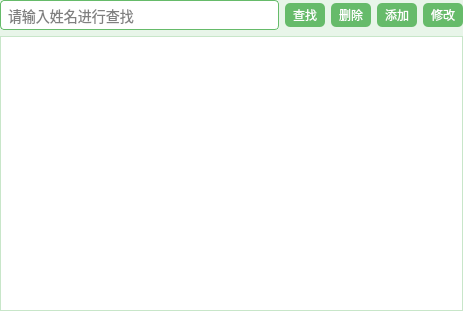
<?xml version="1.0" encoding="UTF-8"?>
<ui version="4.0">
 <class>PatientView</class>
 <widget class="QWidget" name="PatientView">
  <property name="geometry">
   <rect>
    <x>0</x>
    <y>0</y>
    <width>463</width>
    <height>311</height>
   </rect>
  </property>
  <property name="windowTitle">
   <string>病人管理</string>
  </property>
  <property name="styleSheet">
   <string notr="true">
        /* 界面背景颜色 */
        QWidget {
            background-color: #E8F5E9;  /* 浅绿色背景 */
        }

        /* 搜索框样式 */
        QLineEdit {
            background-color: #FFFFFF;  /* 白色背景 */
            border: 1px solid #66BB6A;  /* 绿色边框 */
            border-radius: 4px;         /* 圆角 */
            padding: 5px;               /* 内边距 */
            font-size: 14px;            /* 字体大小 */
            min-width: 150px;           /* 最小宽度 */
        }

        /* 按钮样式 */
        QPushButton {
            background-color: #66BB6A;  /* 绿色背景 */
            color: white;               /* 白色字体 */
            border: none;               /* 无边框 */
            border-radius: 5px;         /* 圆角 */
            padding: 3px 8px;          /* 内边距 */
            font-size: 12px;            /* 字体大小 */
        }

        /* 按钮悬停样式 */
        QPushButton:hover {
            background-color: #4CAF50;  /* 深绿色背景 */
        }

        /* 按钮按下样式 */
        QPushButton:pressed {
            background-color: #388E3C;  /* 更深的绿色背景 */
        }

        /* 表格样式 */
        QTableView {
            background-color: #FFFFFF;  /* 表格背景色为白色 */
            border: 1px solid #C8E6C9;  /* 边框为浅绿色 */
            selection-background-color: #66BB6A; /* 选中行背景为绿色 */
            font-size: 12px;            /* 字体大小 */
        }

        /* 表格头部样式 */
        QTableView::horizontalHeader {
            background-color: #66BB6A;  /* 头部背景色为绿色 */
            color: white;               /* 白色字体 */
        }

        /* 表格单元格的选中效果 */
        QTableView::item:selected {
            background-color: #A5D6A7;  /* 选中单元格的背景色 */
        }

</string>
  </property>
  <layout class="QGridLayout" name="gridLayout">
   <property name="leftMargin">
    <number>0</number>
   </property>
   <property name="topMargin">
    <number>0</number>
   </property>
   <property name="rightMargin">
    <number>0</number>
   </property>
   <property name="bottomMargin">
    <number>0</number>
   </property>
   <property name="spacing">
    <number>6</number>
   </property>
   <item row="0" column="0">
    <layout class="QHBoxLayout" name="horizontalLayout_2">
     <item>
      <widget class="QLineEdit" name="txtSearch">
       <property name="placeholderText">
        <string>请输入姓名进行查找</string>
       </property>
      </widget>
     </item>
     <item>
      <layout class="QHBoxLayout" name="horizontalLayout">
       <item>
        <widget class="QPushButton" name="btSearch">
         <property name="text">
          <string>查找</string>
         </property>
         <property name="icon">
          <iconset>
           <normaloff>img/Search.png</normaloff>img/Search.png</iconset>
         </property>
        </widget>
       </item>
       <item>
        <widget class="QPushButton" name="btDelete">
         <property name="text">
          <string>删除</string>
         </property>
         <property name="icon">
          <iconset>
           <normaloff>img/Delete.png</normaloff>img/Delete.png</iconset>
         </property>
        </widget>
       </item>
       <item>
        <widget class="QPushButton" name="btAdd">
         <property name="text">
          <string>添加</string>
         </property>
         <property name="icon">
          <iconset>
           <normaloff>img/Add.png</normaloff>img/Add.png</iconset>
         </property>
        </widget>
       </item>
       <item>
        <widget class="QPushButton" name="btEdit">
         <property name="text">
          <string>修改</string>
         </property>
         <property name="icon">
          <iconset>
           <normaloff>img/Delete.png</normaloff>img/Delete.png</iconset>
         </property>
        </widget>
       </item>
      </layout>
     </item>
    </layout>
   </item>
   <item row="1" column="0">
    <widget class="QTableView" name="tableView"/>
   </item>
  </layout>
 </widget>
 <resources/>
 <connections/>
</ui>
